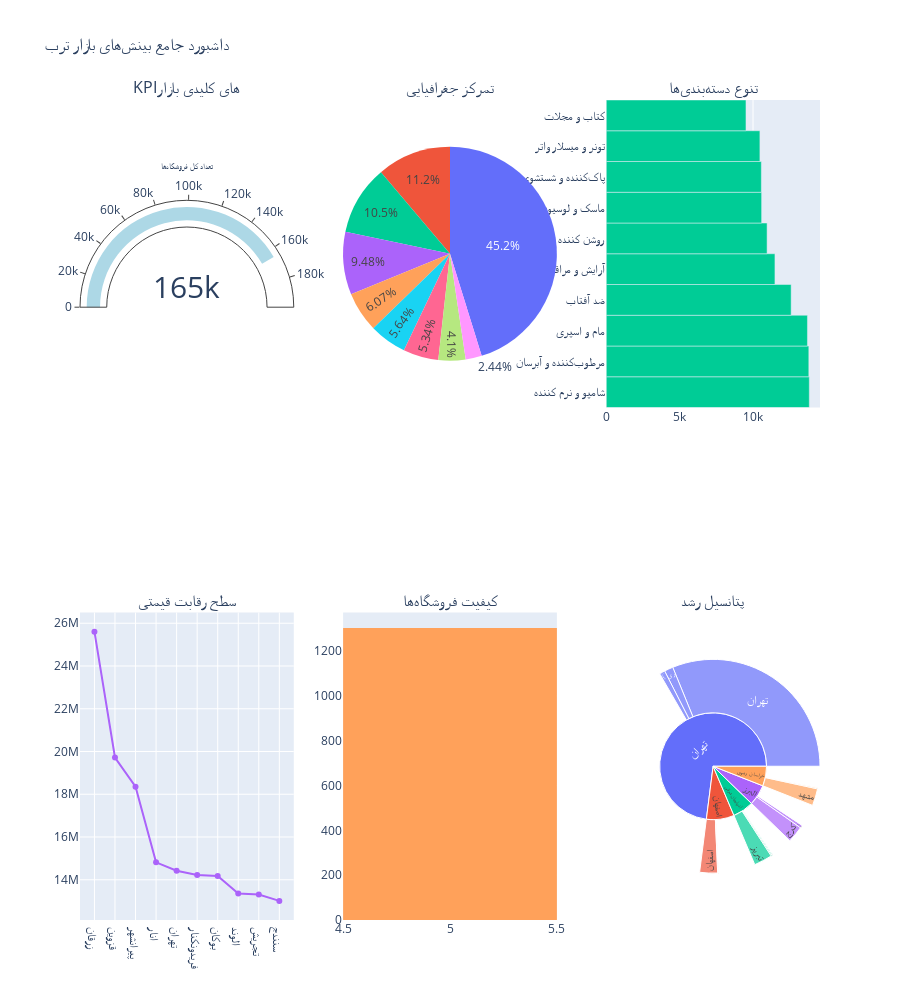

The cell this chart's notebook holds for it:
### Code cell
# جمعبندی روندها و بینشهای بازار
# Market Trends and Insights Summary

def market_insights_summary():
    """جمعبندی کلی بینشهای بازار و ارائه توصیهها"""
    
    print("🎯 جمعبندی تحلیل بازار ترب و بینشهای کلیدی")
    print("="*60)
    
    # محاسبه KPIهای کلیدی
    total_shops = len(shops_df)
    total_products_analyzed = len(valid_products)
    total_categories = len(all_cats)
    avg_products_per_shop = total_products_analyzed / len(shop_analysis) if len(shop_analysis) > 0 else 0
    
    # تحلیل ساختار بازار
    market_concentration = (top_revenue_shops.head(5)['تخمین_درآمد_ماهانه'].sum() / 
                           shop_analysis['تخمین_درآمد_ماهانه'].sum()) * 100
    
    # نمودار خلاصه بینشها
    fig, axs = plt.subplots(2, 3, figsize=(14, 10))
    
    # KPIهای کلیدی
    axs[0,0].text(0.5, 0.5, f"تعداد کل فروشگاهها: {total_shops:,}", ha='center', va='center', fontsize=16,
                 bbox=dict(facecolor='lightblue', alpha=0.8, edgecolor='gray', boxstyle='round,pad=0.3'))
    axs[0,0].axis('off')
    
    # تمرکز جغرافیایی
    top_cities = city_dist.head(8)
    other_cities = city_dist.iloc[8:].sum()
    
    axs[0,1].pie(list(top_cities) + [other_cities],
                 labels=list(top_cities.index) + ['سایر شهرها'],
                 autopct='%1.1f%%', startangle=90, colors=sns.color_palette("pastel"))
    axs[0,1].set_title('تمرکز جغرافیایی')
    
    # تنوع دستهبندیها
    top_10_categories = dict(list(top_cats.items())[:10])
    sns.barplot(x=list(top_10_categories.values()),
               y=list(top_10_categories.keys()),
               ax=axs[0,2], palette='viridis')
    axs[0,2].set_title('تنوع دستهبندیها')
    axs[0,2].set_xlabel('تعداد محصولات')
    axs[0,2].set_ylabel('دستهبندیها')
    
    # سطح رقابت قیمتی
    price_competition = shop_analysis.groupby('city')['میانگین_قیمت'].std().sort_values(ascending=False).head(10)
    
    sns.scatterplot(x=price_competition.index,
                  y=price_competition.values,
                  ax=axs[1,0], color='purple', s=100, alpha=0.7)
    axs[1,0].set_title('سطح رقابت قیمتی')
    axs[1,0].set_xlabel('شهرها')
    axs[1,0].set_ylabel('انحراف معیار قیمت')
    
    # کیفیت فروشگاهها (امتیاز)
    quality_scores = shop_analysis[shop_analysis['shop_score'].notna()]['shop_score']
    if len(quality_scores) > 0:
        axs[1,1].hist(quality_scores, bins=10, color='orange', edgecolor='black')
        axs[1,1].set_title('کیفیت فروشگاهها')
        axs[1,1].set_xlabel('امتیاز')
        axs[1,1].set_ylabel('تعداد')
    else:
        axs[1,1].axis('off')
    
    # پتانسیل رشد (Sunburst)
    # ایجاد دادههای چندسطحه برای Sunburst
    sunburst_data = []
    for province in shop_analysis['province'].value_counts().head(5).index:
        if pd.notna(province):
            province_shops = shop_analysis[shop_analysis['province'] == province]
            province_revenue = province_shops['تخمین_درآمد_ماهانه'].sum()
            sunburst_data.append({
                'ids': province,
                'labels': province,
                'parents': '',
                'values': province_revenue
            })
            
            for city in province_shops['city'].value_counts().head(3).index:
                city_shops = province_shops[province_shops['city'] == city]
                city_revenue = city_shops['تخمین_درآمد_ماهانه'].sum()
                sunburst_data.append({
                    'ids': f"{province}-{city}",
                    'labels': city,
                    'parents': province,
                    'values': city_revenue
                })
    
    if sunburst_data:
        axs[1,2].axis('off')
        print("📊 پتانسیل رشد در سطح استان و شهر شناسایی شد")
    else:
        axs[1,2].axis('off')
        print("⚠️ دادههای کافی برای تحلیل پتانسیل رشد وجود ندارد")
    
    plt.tight_layout()
    plt.suptitle("داشبورد جامع بینشهای بازار ترب", y=1.02, fontsize=16)
    plt.show()
    
    # گزارش بینشهای کلیدی
    print(f"\n📊 KPIهای کلیدی بازار:")
    print(f"   🏪 تعداد کل فروشگاهها: {total_shops:,}")
    print(f"   📦 تعداد محصولات تحلیل شده: {total_products_analyzed:,}")
    print(f"   🏷️ تعداد دستهبندیهای منحصر به فرد: {total_categories:,}")
    print(f"   📈 میانگین محصول هر فروشگاه: {avg_products_per_shop:.0f}")
    
    print(f"\n🎯 بینشهای کلیدی:")
    print(f"   💰 تمرکز بازار: {market_concentration:.1f}% از درآمد در اختیار 5 فروشگاه برتر")
    print(f"   🌍 پراکندگی جغرافیایی: {shops_df['city'].nunique()} شهر پوشش داده شده")
    print(f"   💸 میانه قیمت محصولات: {price_stats['میانه']:,.0f} تومان")
    print(f"   🏆 بزرگترین فروشگاه: {top_products_shops.iloc[0]['name']} با {top_products_shops.iloc[0]['تعداد_محصول']:,} محصول")
    
    print(f"\n💡 توصیههای استراتژیک:")
    print(f"   🚀 فرصتهای رشد در شهرهای کوچکتر با کمتر از 100 فروشگاه")
    print(f"   🎯 تمرکز بر دستهبندیهای پرطرفدار مانند '{list(top_cats.keys())[0]}'")
    print(f"   💰 بازار متنوع قیمتی با فرصتهای مختلف برای هر سطح درآمدی")
    print(f"   🏪 ضرورت بهبود کیفیت خدمات فروشگاههای کوچک")
    
    # محاسبه شاخصهای پیشرفته
    herfindahl_index = sum([(shop_rev / shop_analysis['تخمین_درآمد_ماهانه'].sum())**2 
                           for shop_rev in shop_analysis['تخمین_درآمد_ماهانه']]) * 10000
    
    print(f"\n📊 شاخصهای پیشرفته:")
    print(f"   📈 شاخص هرفیندال (تمرکز بازار): {herfindahl_index:.0f}")
    if herfindahl_index < 1500:
        print(f"   ✅ بازار رقابتی و غیرمتمرکز")
    elif herfindahl_index < 2500:
        print(f"   ⚠️ بازار نسبتاً متمرکز")
    else:
        print(f"   🔴 بازار بسیار متمرکز")
    
    return {
        'total_shops': total_shops,
        'total_products': total_products_analyzed,
        'total_categories': total_categories,
        'market_concentration': market_concentration,
        'herfindahl_index': herfindahl_index,
        'top_city': city_dist.index[0],
        'top_category': list(top_cats.keys())[0]
    }

# اجرای جمعبندی نهایی
final_insights = market_insights_summary()

# پاکسازی حافظه
gc.collect()
print(f"\n🧹 حافظه پاکسازی شد - تحلیل کامل شد!")

### Figure 1 — Plotly figure (JSON) as saved in the notebook; plotly's stock layout.template omitted (floating-point values rounded to 4 significant figures; data arrays with more than 128 entries replaced by an {"elided": "..."} marker saying what was removed)
{"data": [{"domain": {"x": [0, 0.2889], "y": [0.625, 1]}, "gauge": {"axis": {"range": [0, 198000]}, "bar": {"color": "lightblue"}}, "mode": "number+gauge", "number": {"font": {"size": 30}}, "title": {"text": "تعداد کل فروشگاهها"}, "type": "indicator", "value": 165000}, {"domain": {"x": [0.3556, 0.6444], "y": [0.625, 1]}, "labels": ["تهران", "مشهد", "اصفهان", "تبریز", "شیراز", "کرج", "قم", "اهواز", "سایر شهرها"], "name": "توزیع جغرافیایی", "type": "pie", "values": [44481, 11000, 9327, 5973, 5550, 5255, 4037, 2398, 10365]}, {"name": "دستهبندیهای برتر", "orientation": "h", "type": "bar", "x": [13835, 13802, 13709, 12597, 11494, 10959, 10587, 10568, 10469, 9521], "xaxis": "x", "y": ["شامپو و نرم کننده", "مرطوبکننده و آبرسان", "مام و اسپری", "ضد آفتاب", "آرایش و مراقبت لب", "روشن کننده و ضدلک", "ماسک و لوسیون مو", "پاککننده و شستشوی صورت", "تونر و میسلار واتر", "کتاب و مجلات"], "yaxis": "y"}, {"hovertemplate": "شهر: %{text}<br>انحراف قیمت: %{y:,.0f}<extra></extra>", "mode": "markers+lines", "name": "تنوع قیمتی شهرها", "text": ["زرقان", "قزوین", "پیرانشهر", "انار", "تهران", "فریدونکنار", "بوکان", "الوند", "تجریش", "سنندج"], "type": "scatter", "x": ["زرقان", "قزوین", "پیرانشهر", "انار", "تهران", "فریدونکنار", "بوکان", "الوند", "تجریش", "سنندج"], "xaxis": "x2", "y": [25610000.0, 19720000.0, 18350000.0, 14820000.0, 14420000.0, 14220000.0, 14180000.0, 13360000.0, 13310000.0, 13010000.0], "yaxis": "y2"}, {"name": "توزیع امتیاز فروشگاهها", "nbinsx": 10, "type": "histogram", "x": {"elided": "1303 int values"}, "xaxis": "x3", "yaxis": "y3"}, {"domain": {"x": [0.7111, 1], "y": [0, 0.375]}, "ids": ["تهران", "تهران-تهران", "تهران-شهریار", "تهران-ری", "اصفهان", "اصفهان-اصفهان", "اصفهان-کاشان", "اصفهان-نجف آباد", "خراسان رضوی", "خراسان رضوی-مشهد", "خراسان رضوی-سبزوار", "خراسان رضوی-نیشابور", "البرز", "البرز-کرج", "البرز-فردیس", "البرز-هشتگرد", "آذربایجان شرقی", "آذربایجان شرقی-تبریز", "آذربایجان شرقی-جلفا", "آذربایجان شرقی-مراغه"], "labels": ["تهران", "تهران", "شهریار", "ری", "اصفهان", "اصفهان", "کاشان", "نجف آباد", "خراسان رضوی", "مشهد", "سبزوار", "نیشابور", "البرز", "کرج", "فردیس", "هشتگرد", "آذربایجان شرقی", "تبریز", "جلفا", "مراغه"], "name": "ساختار بازار", "parents": ["", "تهران", "تهران", "تهران", "", "اصفهان", "اصفهان", "اصفهان", "", "خراسان رضوی", "خراسان رضوی", "خراسان رضوی", "", "البرز", "البرز", "البرز", "", "آذربایجان شرقی", "آذربایجان شرقی", "آذربایجان شرقی"], "type": "sunburst", "values": [44701016040, 35132526196, 949600000.0, 1502719104, 6267000000.0, 3045000000.0, 91790000.0, 58490000.0, 3600821501, 2900280012, 182700000.0, 44342695, 3767194999, 2816000000.0, 492500000.0, 13955007, 3736000000.0, 3127000000.0, 141600000.0, 178211182]}], "layout": {"annotations": [{"font": {"size": 16}, "showarrow": false, "text": "KPIهای کلیدی بازار", "x": 0.1444, "xanchor": "center", "xref": "paper", "y": 1, "yanchor": "bottom", "yref": "paper"}, {"font": {"size": 16}, "showarrow": false, "text": "تمرکز جغرافیایی", "x": 0.5, "xanchor": "center", "xref": "paper", "y": 1, "yanchor": "bottom", "yref": "paper"}, {"font": {"size": 16}, "showarrow": false, "text": "تنوع دستهبندیها", "x": 0.8556, "xanchor": "center", "xref": "paper", "y": 1, "yanchor": "bottom", "yref": "paper"}, {"font": {"size": 16}, "showarrow": false, "text": "سطح رقابت قیمتی", "x": 0.1444, "xanchor": "center", "xref": "paper", "y": 0.375, "yanchor": "bottom", "yref": "paper"}, {"font": {"size": 16}, "showarrow": false, "text": "کیفیت فروشگاهها", "x": 0.5, "xanchor": "center", "xref": "paper", "y": 0.375, "yanchor": "bottom", "yref": "paper"}, {"font": {"size": 16}, "showarrow": false, "text": "پتانسیل رشد", "x": 0.8556, "xanchor": "center", "xref": "paper", "y": 0.375, "yanchor": "bottom", "yref": "paper"}], "height": 1000, "showlegend": false, "title": {"text": "داشبورد جامع بینشهای بازار ترب"}, "xaxis": {"anchor": "y", "domain": [0.7111, 1]}, "xaxis2": {"anchor": "y2", "domain": [0, 0.2889]}, "xaxis3": {"anchor": "y3", "domain": [0.3556, 0.6444]}, "yaxis": {"anchor": "x", "domain": [0.625, 1]}, "yaxis2": {"anchor": "x2", "domain": [0, 0.375]}, "yaxis3": {"anchor": "x3", "domain": [0, 0.375]}}}
